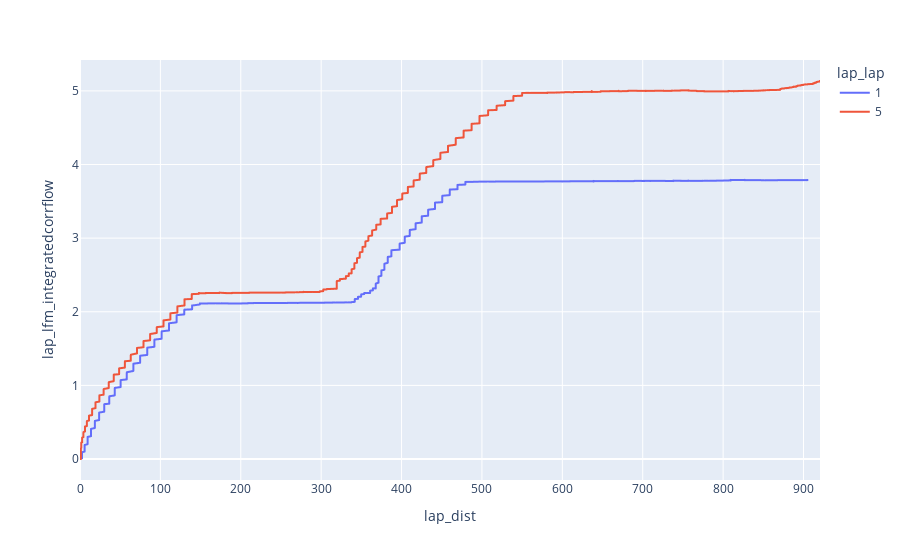

The notebook cell this image was saved under:
### Markdown cell above
Maybe we are interested in comparing two laps, like the 4th and 5th lap that are compared here:

### Code cell
df.loc[df.lap_lap.isin([1, 5])].plot(x='lap_dist', y='lap_lfm_integratedcorrflow', color='lap_lap')

### Figure 1 — Plotly figure (JSON) as saved in the notebook; plotly's stock layout.template omitted (floating-point values rounded to 4 significant figures; data arrays with more than 128 entries replaced by an {"elided": "..."} marker saying what was removed)
{"data": [{"hovertemplate": "lap_lap=1<br>lap_dist=%{x}<br>lap_lfm_integratedcorrflow=%{y}<extra></extra>", "legendgroup": "1", "line": {"color": "#636efa", "dash": "solid"}, "marker": {"symbol": "circle"}, "mode": "lines", "name": "1", "showlegend": true, "type": "scattergl", "x": {"elided": "1231 float values"}, "xaxis": "x", "y": {"elided": "1231 float values"}, "yaxis": "y"}, {"hovertemplate": "lap_lap=5<br>lap_dist=%{x}<br>lap_lfm_integratedcorrflow=%{y}<extra></extra>", "legendgroup": "5", "line": {"color": "#EF553B", "dash": "solid"}, "marker": {"symbol": "circle"}, "mode": "lines", "name": "5", "showlegend": true, "type": "scattergl", "x": {"elided": "2504 float values"}, "xaxis": "x", "y": {"elided": "2504 float values"}, "yaxis": "y"}], "layout": {"legend": {"title": {"text": "lap_lap"}, "tracegroupgap": 0}, "margin": {"t": 60}, "xaxis": {"anchor": "y", "domain": [0, 1], "title": {"text": "lap_dist"}}, "yaxis": {"anchor": "x", "domain": [0, 1], "title": {"text": "lap_lfm_integratedcorrflow"}}}}
